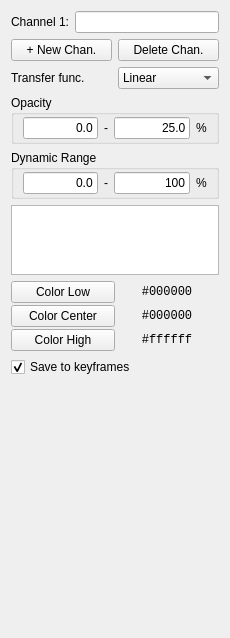
<?xml version="1.0" encoding="UTF-8"?>
<ui version="4.0">
 <class>SettingsChannel</class>
 <widget class="QWidget" name="SettingsChannel">
  <property name="geometry">
   <rect>
    <x>0</x>
    <y>0</y>
    <width>230</width>
    <height>638</height>
   </rect>
  </property>
  <property name="sizePolicy">
   <sizepolicy hsizetype="Preferred" vsizetype="Preferred">
    <horstretch>0</horstretch>
    <verstretch>0</verstretch>
   </sizepolicy>
  </property>
  <property name="windowTitle">
   <string>Form</string>
  </property>
  <layout class="QVBoxLayout" name="verticalLayout">
   <property name="sizeConstraint">
    <enum>QLayout::SetDefaultConstraint</enum>
   </property>
   <property name="leftMargin">
    <number>11</number>
   </property>
   <property name="topMargin">
    <number>11</number>
   </property>
   <property name="rightMargin">
    <number>11</number>
   </property>
   <property name="bottomMargin">
    <number>11</number>
   </property>
   <item>
    <layout class="QHBoxLayout" name="layout_channel_ID">
     <item>
      <widget class="QLabel" name="label_channel_ID">
       <property name="text">
        <string>Channel 1:</string>
       </property>
      </widget>
     </item>
     <item>
      <widget class="QLineEdit" name="item_name">
       <property name="text">
        <string/>
       </property>
      </widget>
     </item>
    </layout>
   </item>
   <item>
    <layout class="QHBoxLayout" name="layout_creation_2">
     <item>
      <widget class="QPushButton" name="button_new_chan">
       <property name="text">
        <string>+ New Chan.</string>
       </property>
      </widget>
     </item>
     <item>
      <widget class="QPushButton" name="button_delete_chan">
       <property name="text">
        <string>Delete Chan.</string>
       </property>
       <property name="icon">
        <iconset>
         <normaloff>ui/graphics/icon_trash.png</normaloff>ui/graphics/icon_trash.png</iconset>
       </property>
      </widget>
     </item>
    </layout>
   </item>
   <item>
    <layout class="QHBoxLayout" name="layout_transfer_func">
     <item>
      <widget class="QLabel" name="label_transfer_func">
       <property name="text">
        <string>Transfer func.</string>
       </property>
      </widget>
     </item>
     <item>
      <widget class="QComboBox" name="select_transfer_func">
       <item>
        <property name="text">
         <string>Linear</string>
        </property>
       </item>
       <item>
        <property name="text">
         <string>Triangular</string>
        </property>
       </item>
      </widget>
     </item>
    </layout>
   </item>
   <item>
    <widget class="QGroupBox" name="group_opacity">
     <property name="title">
      <string>Opacity</string>
     </property>
     <layout class="QHBoxLayout" name="layout_creation">
      <property name="topMargin">
       <number>2</number>
      </property>
      <property name="bottomMargin">
       <number>2</number>
      </property>
      <item>
       <widget class="QLineEdit" name="edit_opacity0">
        <property name="text">
         <string>0.0</string>
        </property>
        <property name="alignment">
         <set>Qt::AlignRight|Qt::AlignTrailing|Qt::AlignVCenter</set>
        </property>
       </widget>
      </item>
      <item>
       <widget class="QLabel" name="label_opacity_dash">
        <property name="text">
         <string>-</string>
        </property>
       </widget>
      </item>
      <item>
       <widget class="QLineEdit" name="edit_opacity1">
        <property name="text">
         <string>25.0</string>
        </property>
        <property name="alignment">
         <set>Qt::AlignRight|Qt::AlignTrailing|Qt::AlignVCenter</set>
        </property>
       </widget>
      </item>
      <item>
       <widget class="QLabel" name="label_opacity_unit">
        <property name="text">
         <string>%</string>
        </property>
       </widget>
      </item>
     </layout>
    </widget>
   </item>
   <item>
    <widget class="QGroupBox" name="group_dynamic_range">
     <property name="title">
      <string>Dynamic Range</string>
     </property>
     <layout class="QHBoxLayout" name="horizontalLayout_2">
      <property name="topMargin">
       <number>2</number>
      </property>
      <property name="bottomMargin">
       <number>2</number>
      </property>
      <item>
       <widget class="QLineEdit" name="edit_range0">
        <property name="text">
         <string>0.0</string>
        </property>
        <property name="alignment">
         <set>Qt::AlignRight|Qt::AlignTrailing|Qt::AlignVCenter</set>
        </property>
       </widget>
      </item>
      <item>
       <widget class="QLabel" name="label_range_dash">
        <property name="text">
         <string>-</string>
        </property>
       </widget>
      </item>
      <item>
       <widget class="QLineEdit" name="edit_range1">
        <property name="text">
         <string>100</string>
        </property>
        <property name="alignment">
         <set>Qt::AlignRight|Qt::AlignTrailing|Qt::AlignVCenter</set>
        </property>
       </widget>
      </item>
      <item>
       <widget class="QLabel" name="label">
        <property name="text">
         <string>%</string>
        </property>
       </widget>
      </item>
     </layout>
    </widget>
   </item>
   <item>
    <widget class="QGraphicsView" name="graphic_transfer_func">
     <property name="maximumSize">
      <size>
       <width>16777215</width>
       <height>70</height>
      </size>
     </property>
     <property name="toolTip">
      <string>Visualizes the transfer function</string>
     </property>
     <property name="verticalScrollBarPolicy">
      <enum>Qt::ScrollBarAlwaysOff</enum>
     </property>
     <property name="horizontalScrollBarPolicy">
      <enum>Qt::ScrollBarAlwaysOff</enum>
     </property>
     <property name="interactive">
      <bool>false</bool>
     </property>
     <property name="viewportUpdateMode">
      <enum>QGraphicsView::MinimalViewportUpdate</enum>
     </property>
    </widget>
   </item>
   <item>
    <layout class="QGridLayout" name="layout_color_grid">
     <property name="horizontalSpacing">
      <number>0</number>
     </property>
     <property name="verticalSpacing">
      <number>2</number>
     </property>
     <item row="0" column="0">
      <widget class="QPushButton" name="button_color0">
       <property name="toolTip">
        <string>The &quot;low&quot; color for the leftmost node of the transfer function</string>
       </property>
       <property name="text">
        <string>Color Low</string>
       </property>
      </widget>
     </item>
     <item row="1" column="0">
      <widget class="QPushButton" name="button_color1">
       <property name="toolTip">
        <string>The color for central values (only for triangular)</string>
       </property>
       <property name="text">
        <string>Color Center</string>
       </property>
      </widget>
     </item>
     <item row="2" column="0">
      <widget class="QPushButton" name="button_color2">
       <property name="toolTip">
        <string>The &quot;high&quot; color for the rightmost node of the transfer function</string>
       </property>
       <property name="text">
        <string>Color High</string>
       </property>
      </widget>
     </item>
     <item row="0" column="1">
      <widget class="QLabel" name="label_color0">
       <property name="font">
        <font>
         <family>Courier New</family>
        </font>
       </property>
       <property name="text">
        <string>#000000</string>
       </property>
       <property name="alignment">
        <set>Qt::AlignCenter</set>
       </property>
      </widget>
     </item>
     <item row="1" column="1">
      <widget class="QLabel" name="label_color1">
       <property name="font">
        <font>
         <family>Courier New</family>
        </font>
       </property>
       <property name="text">
        <string>#000000</string>
       </property>
       <property name="alignment">
        <set>Qt::AlignCenter</set>
       </property>
      </widget>
     </item>
     <item row="2" column="1">
      <widget class="QLabel" name="label_color2">
       <property name="font">
        <font>
         <family>Courier New</family>
        </font>
       </property>
       <property name="text">
        <string>#ffffff</string>
       </property>
       <property name="alignment">
        <set>Qt::AlignCenter</set>
       </property>
      </widget>
     </item>
    </layout>
   </item>
   <item>
    <widget class="QCheckBox" name="checkbox_save_keyframes">
     <property name="text">
      <string>Save to keyframes</string>
     </property>
     <property name="checked">
      <bool>true</bool>
     </property>
    </widget>
   </item>
   <item>
    <spacer name="spacer">
     <property name="orientation">
      <enum>Qt::Vertical</enum>
     </property>
     <property name="sizeHint" stdset="0">
      <size>
       <width>20</width>
       <height>40</height>
      </size>
     </property>
    </spacer>
   </item>
  </layout>
 </widget>
 <resources/>
 <connections/>
</ui>
